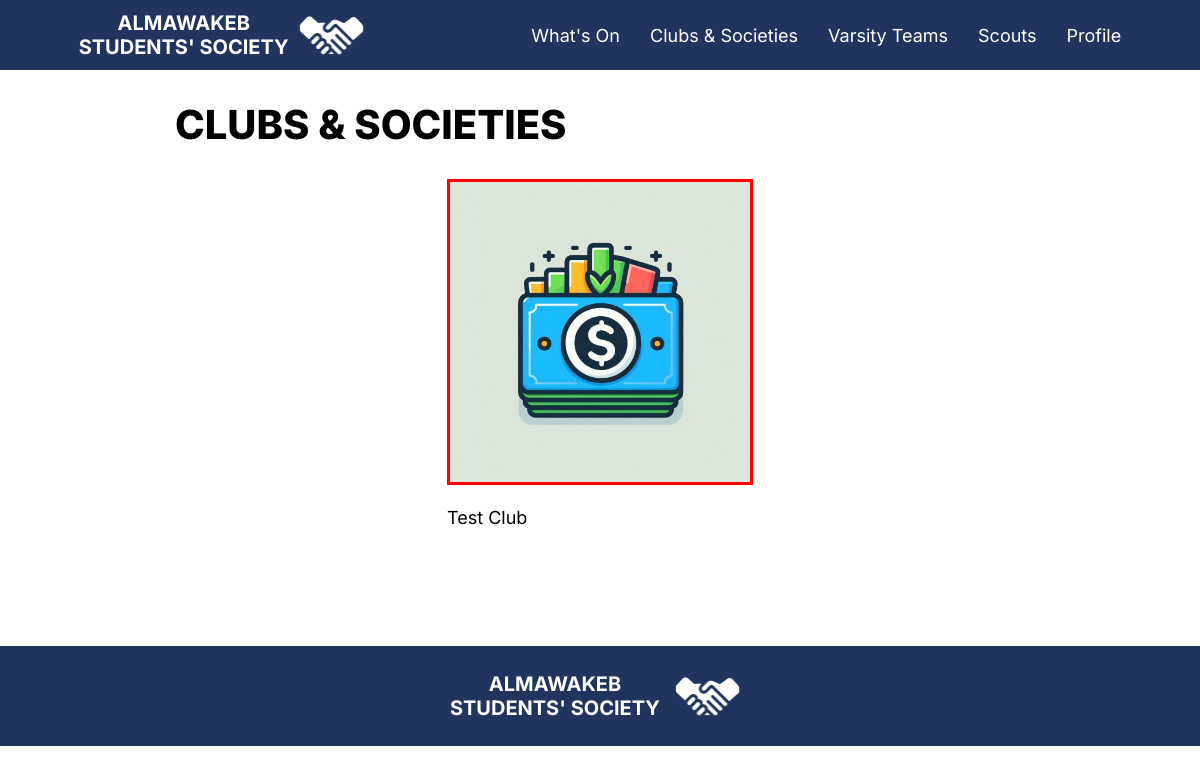
/Clubs/ (signed in), run on the app's committed database.
### mainapp/models.py (models this page shows, shortened)
class Club(models.Model):
    name = models.CharField(max_length=255)
    heads = models.ManyToManyField(User, related_name='head_clubs', blank=True)
    leadership = models.ManyToManyField(User, related_name='leadership_roles', blank=True)
    members = models.ManyToManyField(User, related_name='membership_clubs', blank=True)
    advisors = models.ManyToManyField(User, related_name='advisor_clubs', blank=True)
    events = models.ManyToManyField('Event', related_name='events', blank=True)
    type = models.CharField(choices=[('male', "Boys Only"),('female','Girls Only'), ('mixed', 'Mixed Club')], default='mixed', max_length=6)
    about = models.TextField()
    logo = models.ImageField(upload_to='clubs_logos/')
    color = models.CharField(max_length=7)  # Hex color code
    links = models.ManyToManyField(Links, related_name='club_links', blank=True)

### mainapp/views.py (the view)
# urls.py: path("Clubs/", views.Clubs, name="clubs"),
def Clubs(request):
    tempclubs = Club.objects.all()
    sorted_clubs = sorted(tempclubs, key=lambda club: club.members.count(), reverse=True)
    filtered_clubs = []
    for club in sorted_clubs:
        if "Scouts" not in club.about:
            filtered_clubs.append(club)
    return render(request, "clubs.html", {'clubs': filtered_clubs, 'user': request.user})

### templates/clubs.html (shortened to what this page needs)
{% extends 'Base.html' %}
{% load static %}
{% block content %}
<div>
    <p class="pageTitle">CLUBS & SOCIETIES</p>
</div>
<div class="grid">
    {% for club in clubs %}
    {% if user.associated_student is not None and club.type == user.associated_student.gender or user.associated_faculty is not None or user.is_superuser %}
    <div>
        <a href="{% url 'club_detail' club.id %}">
            <img class="eventCover" style="border: {{ club.color }} 3px solid;" src="{{ club.logo.url }}" alt="Club Cover">
            <p class="text">{{ club.name }}</p>
        </a>
    </div>
    {% endif %}
    {% empty %}
    <p class="text">No clubs available.</p>
    {% endfor %}
</div>
{% endblock %}

### static/CSS/base.css (style rules this page uses)
a { text-decoration: none; }
.pageTitle { color: black; font-size: 40px; font-family: Inter; font-weight: 800; margin-top: 0px; margin-bottom: 30px; }
.text { color: black; font-size: 18px; font-family: Inter; font-weight: 400; }
.grid { display: grid; grid-gap: 25px; justify-items: center; grid-template-columns: repeat(auto-fit, minmax(300px, 1fr)); }
.eventCover { width: 300px; height: 300px }
img { object-fit: contain; }
div { font-family: 'Inter'; }

### data on the page
Club: logo (picture), name "Test Club"
